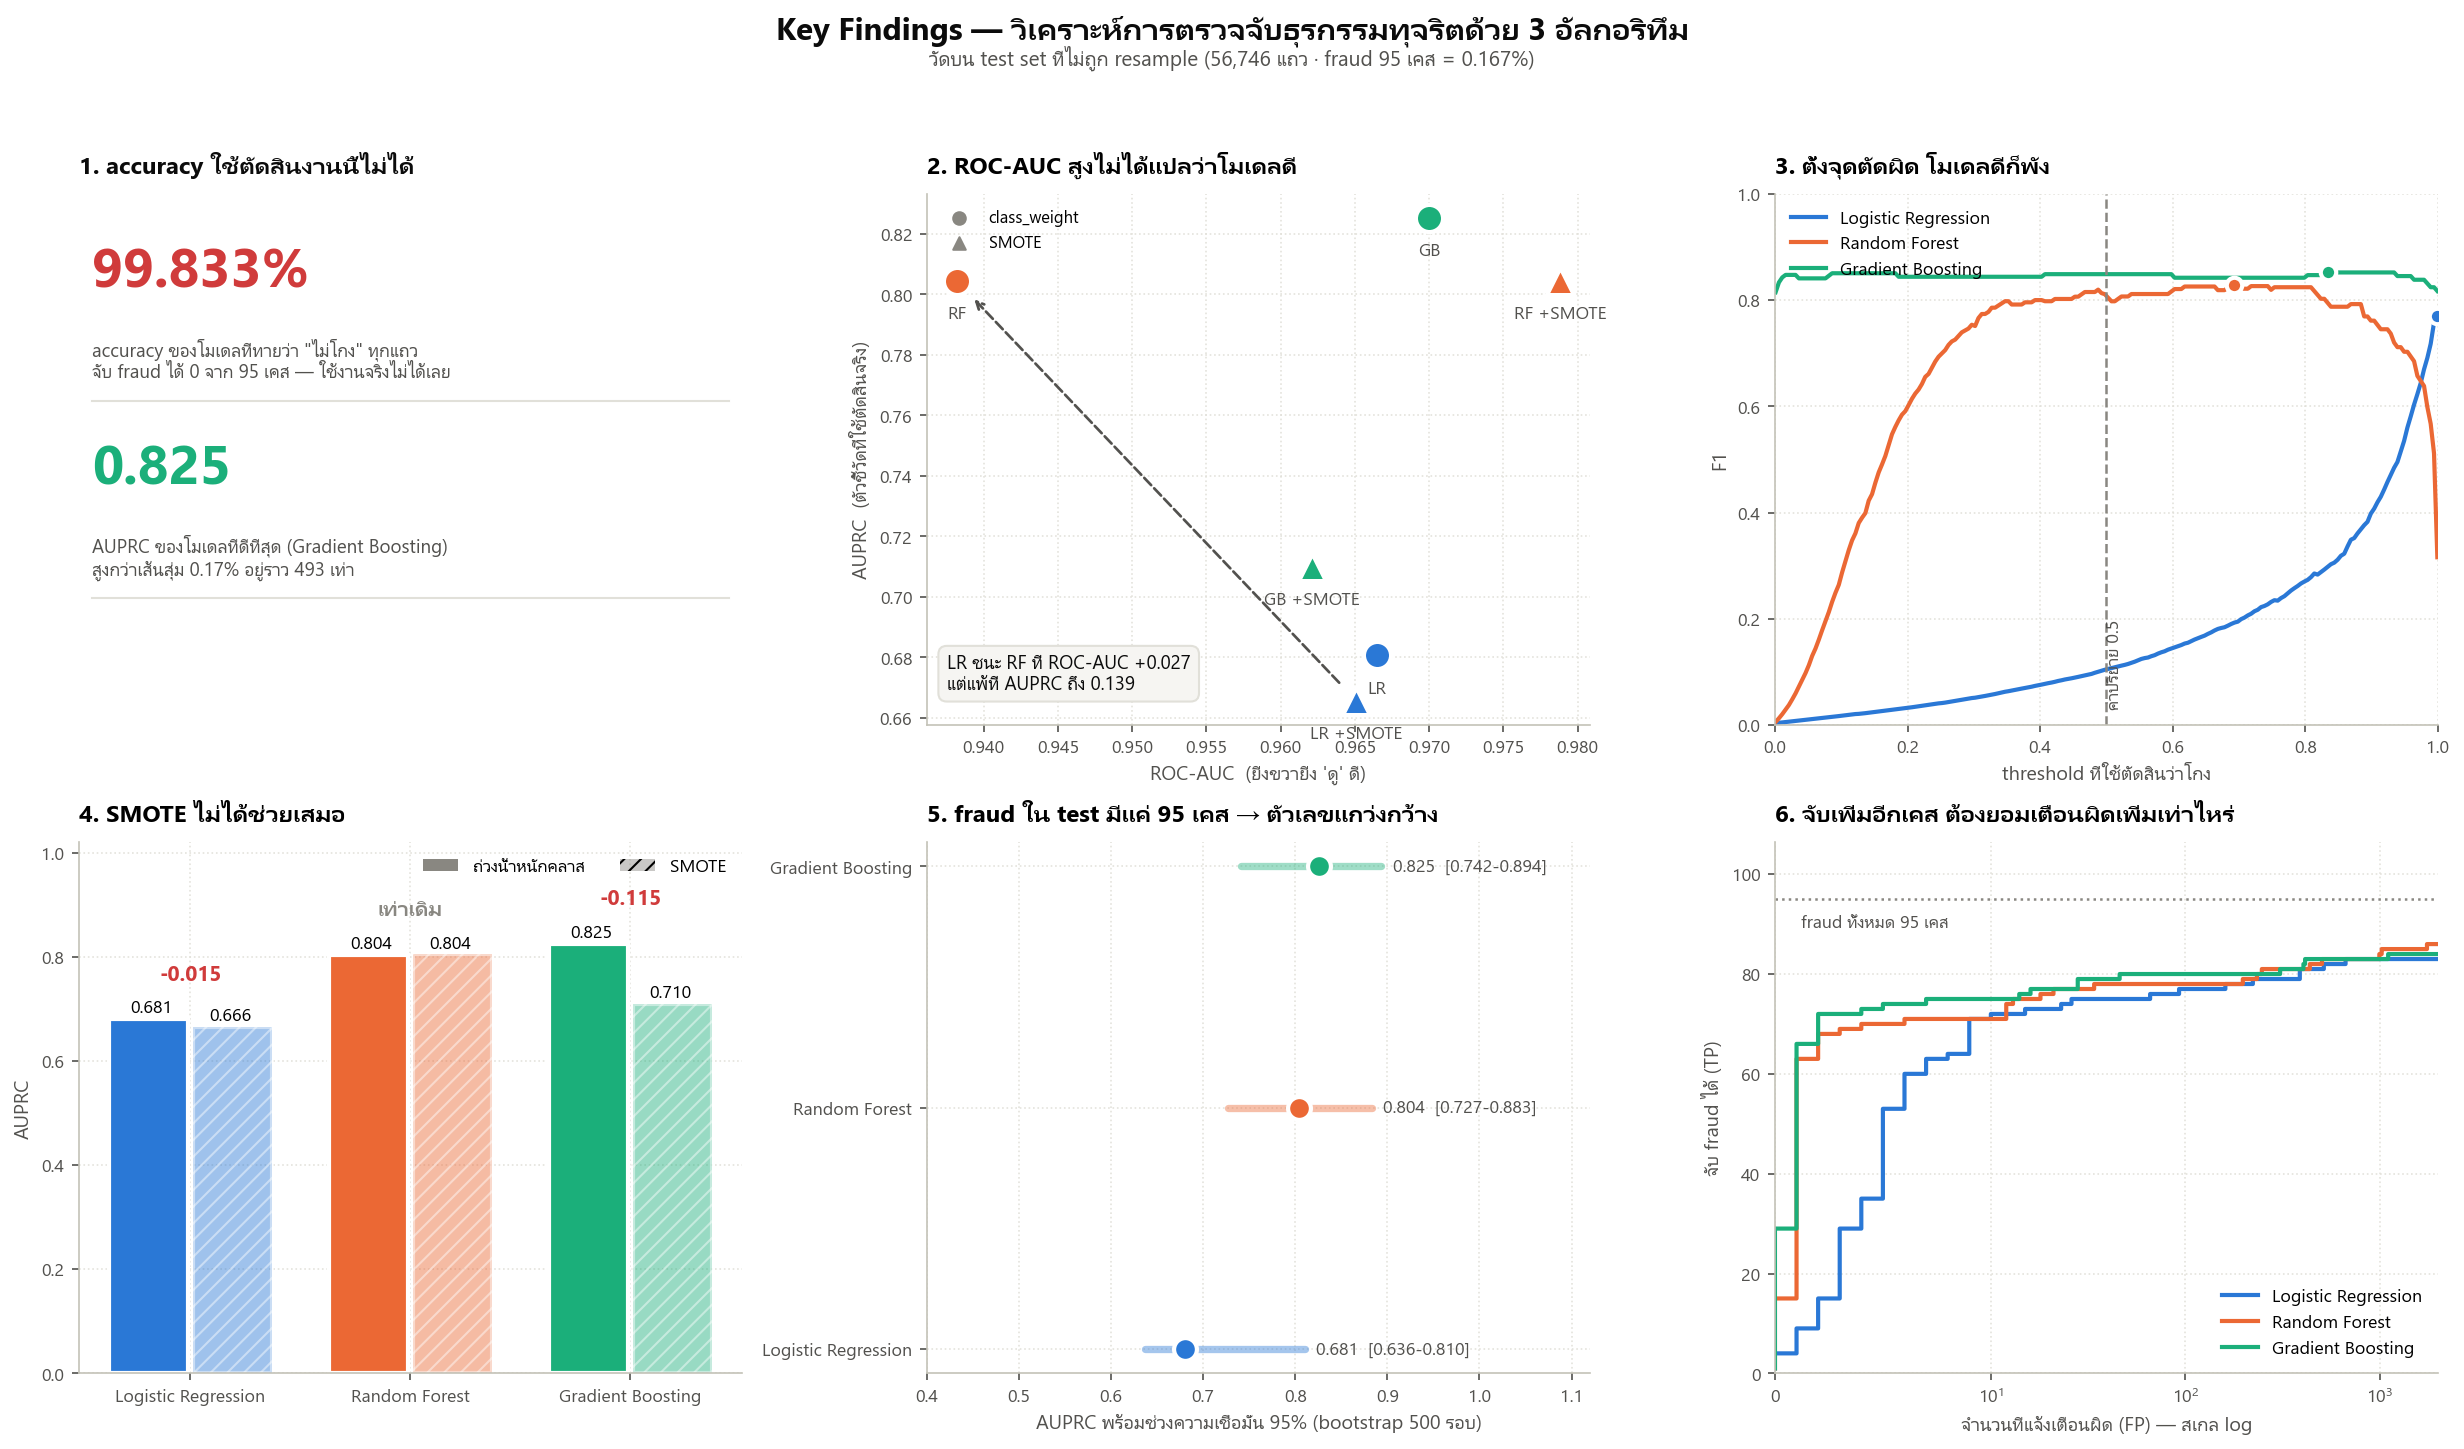

The Python source for this figure:
"""Key Findings — แผนภาพสรุปข้อค้นพบสำคัญ + ตัวเลขที่ใช้เตือนข้อควรระวัง

อ่านผลที่ 3 อัลกอริทึมเขียนไว้ (ไม่เทรนใหม่) แล้วคำนวณหลักฐานประกอบข้อค้นพบ
  1. accuracy ใช้ตัดสินงานนี้ไม่ได้ — ทายว่า "ไม่โกง" ทุกแถวก็ได้ ~99.83%
  2. ROC-AUC สูงไม่ได้แปลว่าดี — LR มี ROC-AUC สูงกว่า RF แต่ AUPRC ต่ำกว่ามาก
  3. การเลือก threshold สำคัญกว่าการเลือกวิธีแก้ imbalance
  4. SMOTE ไม่ได้ช่วยเสมอ — ช่วย RF เล็กน้อย แต่ทำให้ GB แย่ลงชัดเจน
  5. fraud ใน test มีแค่ 95 เคส → ช่วงความเชื่อมั่นกว้าง อย่าฟันธงจากทศนิยมตัวที่ 3
  6. ทุกจุดตัดคือการแลก: จับ fraud เพิ่ม 1 เคส ต้องยอมแจ้งเตือนผิดเพิ่มกี่เคส

ผลลัพธ์
  analyze/key_findings.png    แผนภาพ 6 ช่อง (ข้อค้นพบละช่อง)
  analyze/key_findings.json   ตัวเลขทั้งหมดที่ใช้ในแผนภาพ + ข้อควรระวัง

รัน: python analyze/key_findings.py   (หรือถูกเรียกอัตโนมัติจาก compare_all.py)
"""
from pathlib import Path
import json
import sys

import numpy as np
import matplotlib
matplotlib.use("Agg")
import matplotlib.pyplot as plt
from matplotlib.patches import Patch
from sklearn.metrics import average_precision_score, f1_score

sys.path.insert(0, str(Path(__file__).resolve().parent))
from common import ANALYZE_DIR, PALETTE, RANDOM_STATE, log, mark_progress  # noqa: E402

BOOTSTRAP_N = 500       # จำนวนรอบ bootstrap หาช่วงความเชื่อมั่นของ AUPRC
GRID = 200              # ความละเอียดของเส้น F1 เทียบ threshold
CI_LEVEL = 95


# ---------------------------------------------------------------- คำนวณหลักฐาน

def _best_variant(summary):
    return max(summary["variants"], key=lambda v: v["pr_auc"])


def trivial_baseline(y_test):
    """โมเดลโง่ที่สุด: ทายว่าไม่โกงทุกแถว — ใช้โชว์ว่า accuracy หลอกแค่ไหน"""
    n = int(len(y_test))
    fraud = int(np.sum(y_test))
    return {"rows": n, "fraud": fraud,
            "accuracy": round(100 * (n - fraud) / n, 3),
            "recall": 0.0, "fraud_caught": 0}


def bootstrap_auprc(y_test, scores, n=BOOTSTRAP_N, seed=RANDOM_STATE):
    """สุ่มซ้ำแบบ bootstrap บน test เพื่อหาช่วงความเชื่อมั่นของ AUPRC

    ทำเพราะ fraud ใน test มีแค่ 95 เคส — ตัวเลขทศนิยมตัวท้ายแกว่งง่ายมาก
    """
    rng = np.random.default_rng(seed)
    idx = np.arange(len(y_test))
    vals = []
    for _ in range(n):
        s = rng.choice(idx, size=len(idx), replace=True)
        if y_test[s].sum() == 0:      # ไม่มี fraud เลยในรอบนั้น คำนวณไม่ได้
            continue
        vals.append(average_precision_score(y_test[s], scores[s]))
    lo, hi = np.percentile(vals, [(100 - CI_LEVEL) / 2, 100 - (100 - CI_LEVEL) / 2])
    return {"mean": round(float(np.mean(vals)), 4),
            "lo": round(float(lo), 4), "hi": round(float(hi), 4),
            "n_bootstrap": int(len(vals))}


def threshold_transfer(y_test, scores, seed=RANDOM_STATE):
    """เช็กความซื่อสัตย์: เลือก threshold จากครึ่งหนึ่งของ test แล้วไปใช้กับอีกครึ่ง

    ค่า "F1 ดีที่สุด" ที่รายงานไว้ เลือกจุดตัดบน test ชุดเดียวกับที่วัดผล
    ตัวเลขจึงดูดีเกินจริงเล็กน้อย การทดสอบนี้บอกว่าเกินจริงไปเท่าไหร่
    """
    rng = np.random.default_rng(seed)
    idx = rng.permutation(len(y_test))
    a, b = idx[:len(idx) // 2], idx[len(idx) // 2:]

    grid = np.unique(np.quantile(scores, np.linspace(0.90, 1.0, 400)))
    f1_a = [f1_score(y_test[a], (scores[a] >= t).astype(int), zero_division=0)
            for t in grid]
    t_a = float(grid[int(np.argmax(f1_a))])

    f1_b_transfer = f1_score(y_test[b], (scores[b] >= t_a).astype(int), zero_division=0)
    f1_b_oracle = max(f1_score(y_test[b], (scores[b] >= t).astype(int), zero_division=0)
                      for t in grid)
    return {"threshold_from_half_A": round(t_a, 6),
            "f1_on_half_B": round(float(f1_b_transfer), 4),
            "f1_oracle_on_half_B": round(float(f1_b_oracle), 4),
            "optimism_gap": round(float(f1_b_oracle - f1_b_transfer), 4)}


def f1_curve(y_test, scores, grid_n=GRID):
    """เส้น F1 เทียบ threshold ใช้ดูว่าโมเดลทนต่อการตั้งจุดตัดผิดแค่ไหน"""
    ts = np.linspace(0.001, 0.999, grid_n)
    return ts, np.array([f1_score(y_test, (scores >= t).astype(int), zero_division=0)
                         for t in ts])


def cost_curve(y_test, scores):
    """ไล่ threshold แล้วดูว่า 'จับ fraud ได้กี่เคส' แลกกับ 'เตือนผิดกี่เคส'"""
    order = np.argsort(-scores)
    y_sorted = y_test[order]
    tp = np.cumsum(y_sorted == 1)
    fp = np.cumsum(y_sorted == 0)
    return fp, tp


def collect(loaded, algos):
    """รวมหลักฐานทุกข้อจากผลที่โหลดมา (คืน dict ที่พร้อมเขียน JSON)"""
    y_test = np.asarray(loaded[0][1]["y_test"]).astype(int)
    out = {"test_rows": int(len(y_test)), "test_fraud": int(y_test.sum()),
           "trivial_baseline": trivial_baseline(y_test), "algorithms": []}

    for (folder, prefix, label), (summary, scores_npz) in zip(algos, loaded):
        best = _best_variant(summary)
        s = np.asarray(scores_npz[best["name"]]).astype(float)
        log.info("คำนวณหลักฐานของ %s (variant=%s)", label, best["name"])
        entry = {
            "label": label, "color_key": prefix, "best_variant": best["name"],
            "pr_auc": best["pr_auc"], "roc_auc": best["roc_auc"],
            "auprc_ci": bootstrap_auprc(y_test, s),
            "threshold_transfer": threshold_transfer(y_test, s),
            "variants": [{"name": v["name"], "train_set": v["train_set"],
                          "pr_auc": v["pr_auc"], "roc_auc": v["roc_auc"],
                          "f1_at_0.5": v["at_threshold_0.5"]["f1"],
                          "best_f1": v["best_f1_threshold"]["f1"],
                          "best_f1_threshold": v["best_f1_threshold"]["threshold"]}
                         for v in summary["variants"]],
        }
        cw = next(v for v in entry["variants"] if "SMOTE" not in v["train_set"])
        sm = next(v for v in entry["variants"] if "SMOTE" in v["train_set"])
        entry["smote_effect"] = {
            "class_weight_auprc": cw["pr_auc"], "smote_auprc": sm["pr_auc"],
            "delta": round(sm["pr_auc"] - cw["pr_auc"], 4)}
        out["algorithms"].append(entry)

    # ข้อค้นพบที่ 2: หาคู่ที่ ROC-AUC กับ AUPRC ให้คำตอบขัดกัน (ดูทุก variant)
    points = [{"label": a["label"], "code": a["color_key"].upper(), "variant": v["name"],
               "roc_auc": v["roc_auc"], "pr_auc": v["pr_auc"]}
              for a in out["algorithms"] for v in a["variants"]]
    pairs = [{"higher_roc_lower_auprc": x, "lower_roc_higher_auprc": y,
              "roc_gap": round(x["roc_auc"] - y["roc_auc"], 4),
              "auprc_gap": round(y["pr_auc"] - x["pr_auc"], 4)}
             for x in points for y in points
             if x["roc_auc"] > y["roc_auc"] and x["pr_auc"] < y["pr_auc"]]
    # เรียงให้คู่ที่ "ขัดกันแรงที่สุด" ขึ้นก่อน เพราะเป็นตัวอย่างที่อธิบายได้ชัดสุด
    pairs.sort(key=lambda p: p["auprc_gap"], reverse=True)
    out["roc_vs_auprc_contradictions"] = pairs[:5]
    return out


# ------------------------------------------------------------------- แผนภาพ

def _tile(ax, title, lines):
    """ช่องตัวเลขล้วน (stat tile) สำหรับเรื่องที่เป็น 'ตัวเลขเดียว' ไม่ใช่กราฟ"""
    ax.set_title(title, fontsize=11.5, fontweight="bold", color=PALETTE["ink"],
                 loc="left", pad=10)
    ax.axis("off")
    y = 0.90
    for big, small, color in lines:
        ax.text(0.02, y, big, fontsize=26, fontweight="bold", color=color,
                va="top", transform=ax.transAxes)
        ax.text(0.02, y - 0.17, small, fontsize=9, color=PALETTE["ink2"],
                va="top", transform=ax.transAxes, wrap=True)
        y -= 0.37
        ax.plot([0.02, 0.98], [y + 0.08, y + 0.08], color=PALETTE["grid"],
                linewidth=1, transform=ax.transAxes, clip_on=False)


def build_figure(ev, loaded, algos, out_path):
    """วาดแผนภาพ 6 ช่อง — หนึ่งช่องคือหนึ่งข้อค้นพบ หัวข้อบอกข้อสรุปตรง ๆ"""
    y_test = np.asarray(loaded[0][1]["y_test"]).astype(int)
    colors = {a["label"]: PALETTE[a["color_key"]] for a in ev["algorithms"]}

    fig, axes = plt.subplots(2, 3, figsize=(16.5, 9.6), dpi=150)
    fig.patch.set_facecolor(PALETTE["surface"])

    # ── 1. accuracy หลอก — เป็นเรื่องของตัวเลข ไม่ใช่กราฟ จึงใช้ stat tile
    tb = ev["trivial_baseline"]
    winner = max(ev["algorithms"], key=lambda a: a["pr_auc"])
    _tile(axes[0][0], "1. accuracy ใช้ตัดสินงานนี้ไม่ได้", [
        (f"{tb['accuracy']}%",
         f"accuracy ของโมเดลที่ทายว่า \"ไม่โกง\" ทุกแถว\n"
         f"จับ fraud ได้ 0 จาก {tb['fraud']} เคส — ใช้งานจริงไม่ได้เลย",
         PALETTE["fn"]),
        (f"{winner['pr_auc']:.3f}",
         f"AUPRC ของโมเดลที่ดีที่สุด ({winner['label'][3:]})\n"
         f"สูงกว่าเส้นสุ่ม {tb['fraud'] / tb['rows'] * 100:.2f}% อยู่ราว "
         f"{winner['pr_auc'] / (tb['fraud'] / tb['rows']):.0f} เท่า",
         PALETTE["gb"]),
    ])

    # ── 2. ROC-AUC หลอก: scatter ROC-AUC เทียบ AUPRC (รูปทรงแยก variant)
    ax = axes[0][1]
    for a in ev["algorithms"]:
        code = a["color_key"].upper()
        for v in a["variants"]:
            smote = "SMOTE" in v["train_set"]
            ax.scatter(v["roc_auc"], v["pr_auc"], s=170,
                       marker="^" if smote else "o",
                       color=colors[a["label"]], edgecolor=PALETTE["surface"],
                       linewidth=2, zorder=3)
            ax.annotate(f"{code}{' +SMOTE' if smote else ''}",
                        (v["roc_auc"], v["pr_auc"]), xytext=(0, -18),
                        textcoords="offset points", ha="center", fontsize=8.5,
                        color=PALETTE["ink2"])
    ax.set_xlabel("ROC-AUC  (ยิ่งขวายิ่ง 'ดู' ดี)", fontsize=9.5,
                  color=PALETTE["ink2"])
    if ev["roc_vs_auprc_contradictions"]:
        c = ev["roc_vs_auprc_contradictions"][0]
        hi, lo = c["higher_roc_lower_auprc"], c["lower_roc_higher_auprc"]
        ax.annotate("", xy=(lo["roc_auc"], lo["pr_auc"]),
                    xytext=(hi["roc_auc"], hi["pr_auc"]),
                    arrowprops=dict(arrowstyle="->", color=PALETTE["ink2"],
                                    linewidth=1.3, linestyle="--",
                                    shrinkA=12, shrinkB=12))
        note = (f"{hi['code']} ชนะ {lo['code']} ที่ ROC-AUC {c['roc_gap']:+.3f}\n"
                f"แต่แพ้ที่ AUPRC ถึง {c['auprc_gap']:.3f}")
        ax.text(0.03, 0.06, note, transform=ax.transAxes, fontsize=9,
                color=PALETTE["ink"], va="bottom",
                bbox=dict(boxstyle="round,pad=0.45", facecolor="#f6f5f2",
                          edgecolor=PALETTE["grid"]))
    ax.set_ylabel("AUPRC  (ตัวชี้วัดที่ใช้ตัดสินจริง)", fontsize=9.5,
                  color=PALETTE["ink2"])
    ax.set_title("2. ROC-AUC สูงไม่ได้แปลว่าโมเดลดี", fontsize=11.5,
                 fontweight="bold", loc="left", pad=10)
    ax.scatter([], [], marker="o", color=PALETTE["muted"], label="class_weight")
    ax.scatter([], [], marker="^", color=PALETTE["muted"], label="SMOTE")
    ax.legend(fontsize=8, frameon=False, loc="upper left")

    # ── 3. ความทนต่อ threshold: เส้น F1 เทียบจุดตัด (สีคือตัวตนของอัลกอริทึม)
    ax = axes[0][2]
    for (folder, prefix, label), (summary, npz) in zip(algos, loaded):
        best = _best_variant(summary)
        ts, f1s = f1_curve(y_test, np.asarray(npz[best["name"]]).astype(float))
        ax.plot(ts, f1s, linewidth=2, color=PALETTE[prefix], label=label[3:])
        peak = int(np.argmax(f1s))
        ax.scatter([ts[peak]], [f1s[peak]], s=55, color=PALETTE[prefix],
                   edgecolor=PALETTE["surface"], linewidth=2, zorder=4)
    ax.axvline(0.5, color=PALETTE["muted"], linestyle="--", linewidth=1.2)
    ax.text(0.5, 0.02, " ค่าปริยาย 0.5", fontsize=8.5, color=PALETTE["ink2"],
            rotation=90, va="bottom")
    ax.set_xlim(0, 1); ax.set_ylim(0, 1)
    ax.set_xlabel("threshold ที่ใช้ตัดสินว่าโกง", fontsize=9.5, color=PALETTE["ink2"])
    ax.set_ylabel("F1", fontsize=9.5, color=PALETTE["ink2"])
    ax.set_title("3. ตั้งจุดตัดผิด โมเดลดีก็พัง", fontsize=11.5,
                 fontweight="bold", loc="left", pad=10)
    ax.legend(fontsize=8.5, frameon=False, loc="upper left")

    # ── 4. ผลของ SMOTE ต่อ AUPRC (แท่งทึบ = class_weight, แท่งลาย = SMOTE)
    ax = axes[1][0]
    x = np.arange(len(ev["algorithms"])); w = 0.36
    for i, a in enumerate(ev["algorithms"]):
        c = colors[a["label"]]
        se = a["smote_effect"]
        ax.bar(x[i] - w / 2 - 0.01, se["class_weight_auprc"], w, color=c,
               edgecolor=PALETTE["surface"], linewidth=2)
        ax.bar(x[i] + w / 2 + 0.01, se["smote_auprc"], w, color=c, alpha=0.45,
               hatch="///", edgecolor=PALETTE["surface"], linewidth=2)
        ax.text(x[i] - w / 2, se["class_weight_auprc"] + 0.012,
                f"{se['class_weight_auprc']:.3f}", ha="center", fontsize=8.5)
        ax.text(x[i] + w / 2, se["smote_auprc"] + 0.012,
                f"{se['smote_auprc']:.3f}", ha="center", fontsize=8.5)
        # delta ที่เล็กกว่า 0.005 ถือว่าเท่ากัน (อยู่ในช่วงที่ข้อมูลแยกไม่ออก)
        dcolor = (PALETTE["muted"] if abs(se["delta"]) < 0.005
                  else PALETTE["fn"] if se["delta"] < 0 else "#006300")
        dtext = "เท่าเดิม" if abs(se["delta"]) < 0.005 else f"{se['delta']:+.3f}"
        ax.text(x[i], max(se["class_weight_auprc"], se["smote_auprc"]) + 0.075,
                dtext, ha="center", fontsize=10, fontweight="bold", color=dcolor)
    ax.set_xticks(x)
    ax.set_xticklabels([a["label"][3:] for a in ev["algorithms"]], fontsize=9)
    ax.set_ylim(0, 1.02)
    ax.set_ylabel("AUPRC", fontsize=9.5, color=PALETTE["ink2"])
    ax.set_title("4. SMOTE ไม่ได้ช่วยเสมอ", fontsize=11.5, fontweight="bold",
                 loc="left", pad=10)
    ax.legend(handles=[
        Patch(facecolor=PALETTE["muted"], label="ถ่วงน้ำหนักคลาส"),
        Patch(facecolor=PALETTE["muted"], alpha=0.45, hatch="///", label="SMOTE")],
        fontsize=8.5, frameon=False, loc="upper right", ncol=2)

    # ── 5. ช่วงความเชื่อมั่นของ AUPRC (fraud ใน test มีแค่ 95 เคส)
    ax = axes[1][1]
    order = sorted(ev["algorithms"], key=lambda a: a["pr_auc"])
    for i, a in enumerate(order):
        ci = a["auprc_ci"]
        ax.plot([ci["lo"], ci["hi"]], [i, i], linewidth=3.5,
                color=colors[a["label"]], alpha=0.42, solid_capstyle="round")
        ax.scatter([a["pr_auc"]], [i], s=120, color=colors[a["label"]],
                   edgecolor=PALETTE["surface"], linewidth=2, zorder=3)
        ax.text(ci["hi"] + 0.012, i, f"{a['pr_auc']:.3f}  [{ci['lo']:.3f}-{ci['hi']:.3f}]",
                va="center", fontsize=8.5, color=PALETTE["ink2"])
    ax.set_yticks(range(len(order)))
    ax.set_yticklabels([a["label"][3:] for a in order], fontsize=9)
    ax.set_xlim(0.4, 1.12)
    ax.set_xlabel(f"AUPRC พร้อมช่วงความเชื่อมั่น {CI_LEVEL}% "
                  f"(bootstrap {BOOTSTRAP_N} รอบ)", fontsize=9.5,
                  color=PALETTE["ink2"])
    ax.set_title(f"5. fraud ใน test มีแค่ {ev['test_fraud']} เคส → ตัวเลขแกว่งกว้าง",
                 fontsize=11.5, fontweight="bold", loc="left", pad=10)

    # ── 6. ราคาของการจับเพิ่ม: เตือนผิดกี่เคส ต่อ fraud ที่จับได้เพิ่ม
    ax = axes[1][2]
    for (folder, prefix, label), (summary, npz) in zip(algos, loaded):
        best = _best_variant(summary)
        fp, tp = cost_curve(y_test, np.asarray(npz[best["name"]]).astype(float))
        ax.step(fp, tp, where="post", linewidth=2, color=PALETTE[prefix],
                label=label[3:])
    ax.axhline(ev["test_fraud"], color=PALETTE["muted"], linestyle=":", linewidth=1.2)
    ax.text(1.2, ev["test_fraud"] - 3, f"fraud ทั้งหมด {ev['test_fraud']} เคส",
            fontsize=8.5, color=PALETTE["ink2"], va="top")
    ax.set_xscale("symlog", linthresh=10)
    ax.set_xlim(0, 2000); ax.set_ylim(0, ev["test_fraud"] * 1.12)
    ax.set_xlabel("จำนวนที่แจ้งเตือนผิด (FP) — สเกล log", fontsize=9.5,
                  color=PALETTE["ink2"])
    ax.set_ylabel("จับ fraud ได้ (TP)", fontsize=9.5, color=PALETTE["ink2"])
    ax.set_title("6. จับเพิ่มอีกเคส ต้องยอมเตือนผิดเพิ่มเท่าไหร่", fontsize=11.5,
                 fontweight="bold", loc="left", pad=10)
    ax.legend(fontsize=8.5, frameon=False, loc="lower right")

    for row in axes:
        for a in row:
            a.set_facecolor(PALETTE["surface"])
            a.grid(axis="both", linestyle=":", linewidth=0.8,
                   color=PALETTE["grid"], alpha=0.9)
            a.set_axisbelow(True)
            a.tick_params(colors=PALETTE["ink2"], labelsize=8.5)
            for sp in ("left", "bottom"):
                a.spines[sp].set_color(PALETTE["axis"])
    axes[0][0].grid(False)

    fig.suptitle("Key Findings — วิเคราะห์การตรวจจับธุรกรรมทุจริตด้วย 3 อัลกอริทึม",
                 fontsize=15, fontweight="bold", y=1.0, color=PALETTE["ink"])
    fig.text(0.5, 0.965, f"วัดบน test set ที่ไม่ถูก resample "
                         f"({ev['test_rows']:,} แถว · fraud {ev['test_fraud']} เคส "
                         f"= {100 * ev['test_fraud'] / ev['test_rows']:.3f}%)",
             ha="center", fontsize=10, color=PALETTE["ink2"])
    fig.tight_layout(rect=[0, 0, 1, 0.955])
    fig.savefig(out_path, bbox_inches="tight", facecolor=PALETTE["surface"])
    plt.close(fig)
    log.info("บันทึกแผนภาพ %s", Path(out_path).name)


def build_key_findings(loaded, algos):
    """คำนวณหลักฐาน + วาดแผนภาพ + เขียน JSON (ถูกเรียกจาก compare_all.py ด้วย)"""
    log.info("สร้าง Key Findings จากผลที่มีอยู่ (ไม่เทรนใหม่)")
    ev = collect(loaded, algos)
    build_figure(ev, loaded, algos, ANALYZE_DIR / "key_findings.png")
    with open(ANALYZE_DIR / "key_findings.json", "w", encoding="utf-8") as f:
        json.dump(ev, f, indent=2, ensure_ascii=False)
    log.info("บันทึก key_findings.json")
    return ev


if __name__ == "__main__":
    from compare_all import ALGOS, _load_algo

    mark_progress("KEY FINDINGS", "START")
    _loaded = [_load_algo(folder, prefix) for folder, prefix, _ in ALGOS]
    _ev = build_key_findings(_loaded, ALGOS)
    mark_progress("KEY FINDINGS", "DONE",
                  f"auprc_ci_width={_ev['algorithms'][0]['auprc_ci']['hi'] - _ev['algorithms'][0]['auprc_ci']['lo']:.3f}")
